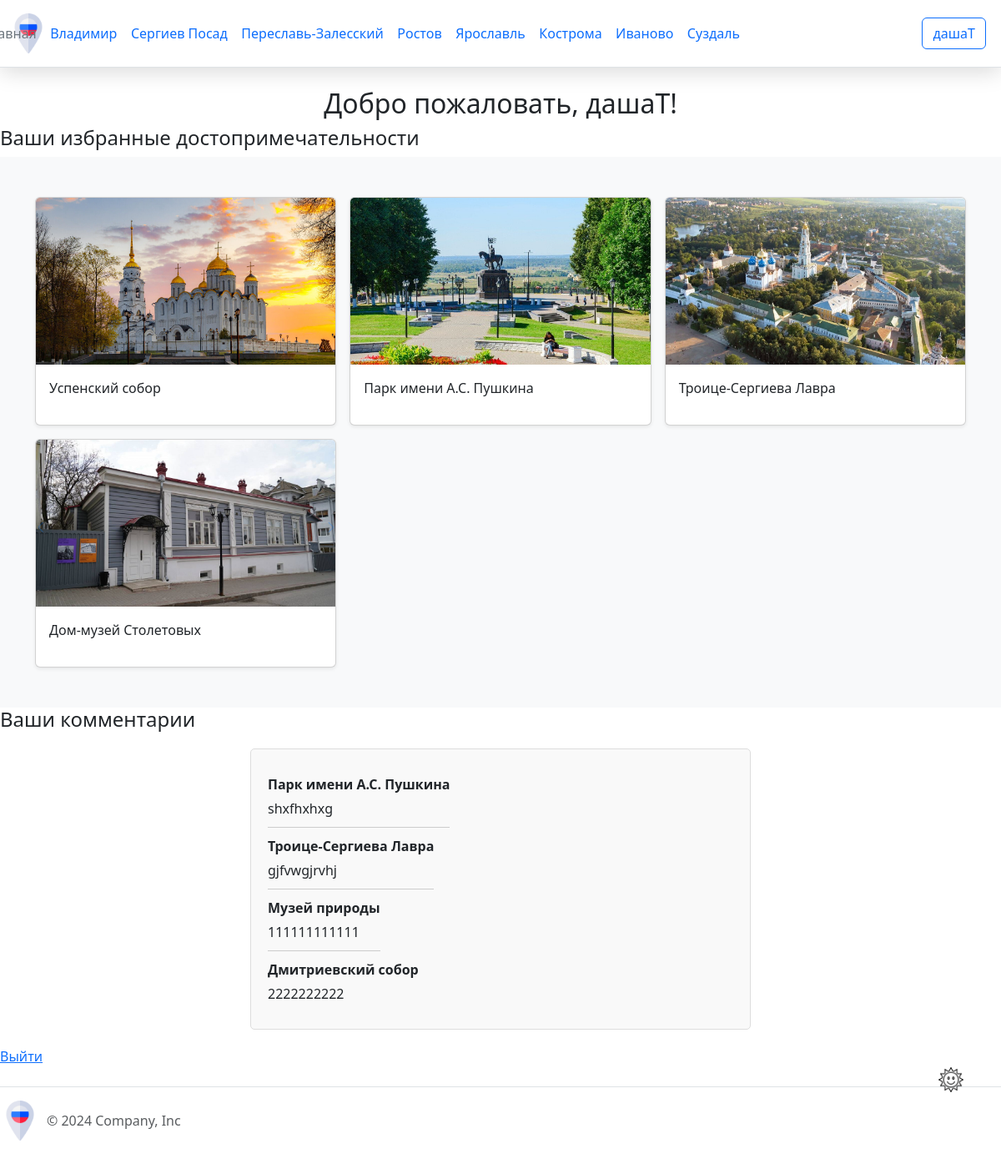
The page /lk (signed in) on the database as committed earlier.
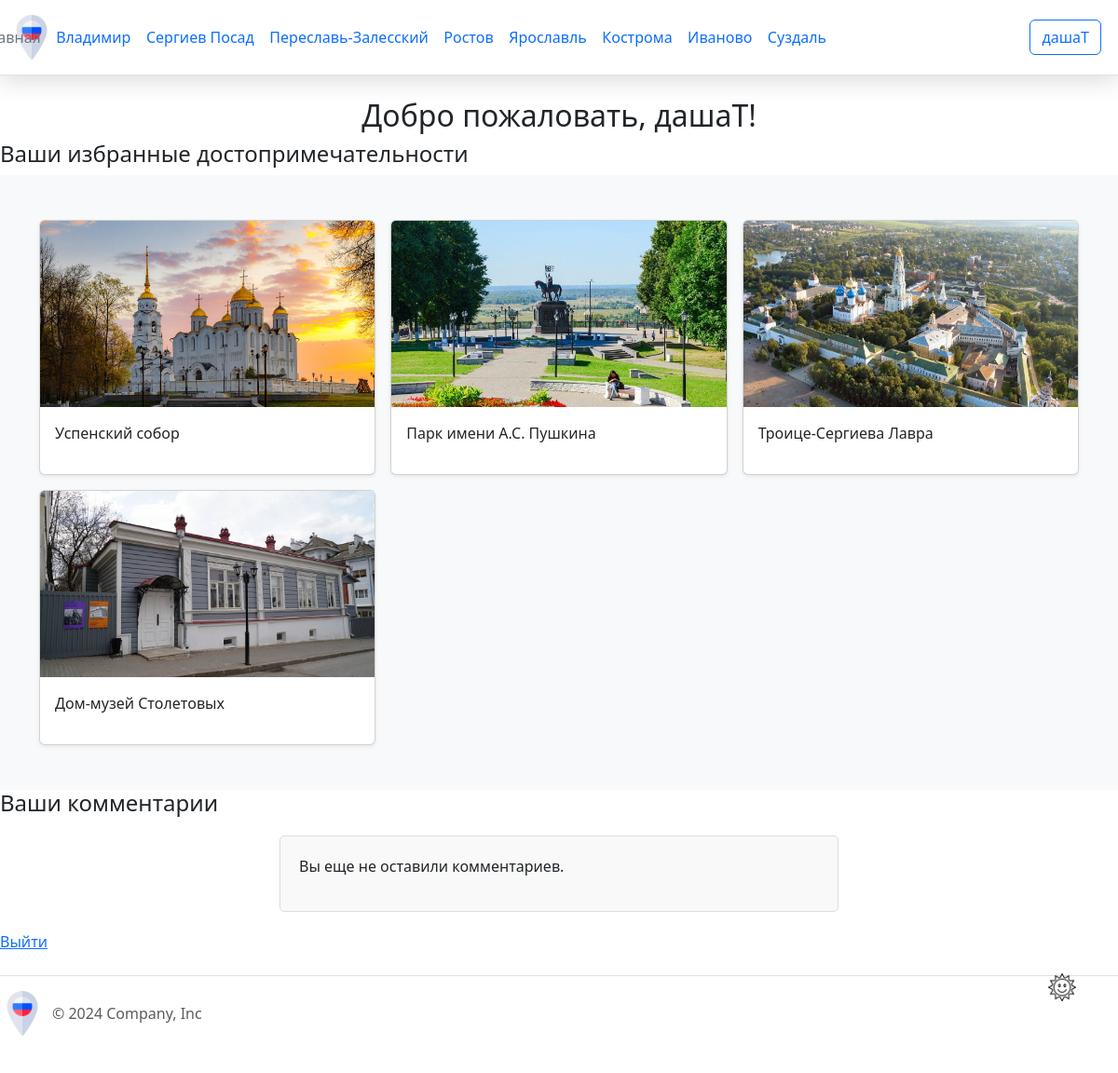
The same page on the database as committed later.
### app.py (models this page shows)
class Attraction(db.Model):
    attraction_id = db.Column(db.Integer, primary_key=True)
    attraction_name = db.Column(db.String(50), nullable=False)
    photo = db.Column(db.LargeBinary, nullable=False)
    description = db.Column(db.Text, nullable=False)
    attraction_type = db.Column(db.String(80), nullable=False)
    city_id = db.Column(db.Integer, db.ForeignKey('city.city_id'), nullable=False)
    latitude = db.Column(db.Float, nullable=True)  # Широта
    longitude = db.Column(db.Float, nullable=True) # Долгота

class Feedback(db.Model):
    feedback_id = db.Column(db.Integer, primary_key=True)
    comment = db.Column(db.String(100), nullable=False)
    user_id = db.Column(db.Integer, db.ForeignKey('user.user_id'), nullable=False)
    attraction_id = db.Column(db.Integer, db.ForeignKey('attraction.attraction_id'), nullable=False)
    created_at = db.Column(db.DateTime, default=datetime.utcnow)

### app.py (the view)
@app.route("/lk")
@login_required
def lk():
    favorites = Favourite.query.filter_by(user_id=current_user.user_id).all()
    favorite_attractions = []
    for favorite in favorites:
        attraction = Attraction.query.get(favorite.attraction_id)
        if attraction:
            favorite_attractions.append(attraction)
    user_comments = Feedback.query.filter_by(user_id=current_user.user_id).all()  # Получаем все комментарии пользователя
    comments_list = []
    for comment in user_comments:
        comments_list.append({
            'attraction_name': get_attraction_name(comment.attraction_id),  # Функция для получения названия достопримечательности
            'text': comment.comment,
        })
    return render_template('lk.html', name=current_user.name, favorites=favorite_attractions, user_comments=comments_list)

### app.py (called while the page is built)
@app.context_processor
def inject_cities():
    cities = City.query.all()
    return dict(cities=cities)

@login_manager.user_loader
def load_user(user_id):
    return User.query.get(int(user_id))

def get_attraction_name(attraction_id):
    attraction = Attraction.query.get(attraction_id)
    return attraction.attraction_name if attraction else "Неизвестно"

### templates/lk.html (shortened to what this page needs)
{% extends 'base.html' %}
{% block content %}
<h2>Добро пожаловать, {{ name }}!</h2>
<h4>Ваши избранные достопримечательности</h4>
<div class="album py-5 bg-body-tertiary">
<div class="container">
 <div class="row row-cols-1 row-cols-sm-2 row-cols-md-3 g-3">
{% for attraction in favorites %}
<div class="col">
    <div class="card shadow-sm">
        <img src="{{ url_for('static', filename='img/' + attraction.photo) }}" class="card-img-top" alt="{{ attraction.attraction_name }}">
        <div class="card-body">
            <p class="card-text">{{ attraction.attraction_name }}</p>
        </div>
    </div>
</div>
{% endfor %}
</div>
</div>
</div>
<h4>Ваши комментарии</h4>
<div class="comments-section">
    {% if user_comments %}
    {% for comment in user_comments %}
    <div class="comment">
      <div class="comment-username">{{ comment.attraction_name }}</div>
      <div class="comment-text">{{ comment.text }} </div>
    </div>
  {% endfor %}
    {% else %}
        <p>Вы еще не оставили комментариев.</p>
    {% endif %}
</div>
<a href="{{ url_for('logout') }}">Выйти</a>
{% endblock %}

Rows that differ between the two databases and show on the page:
removed Feedback: text "shxfhxhxg"
removed Feedback: text "gjfvwgjrvhj"
no longer on this page (row unchanged): Attraction: attraction_name "Музей природы"
removed Feedback: text "111111111111"
no longer on this page (row unchanged): Attraction: attraction_name "Дмитриевский собор"
removed Feedback: text "2222222222"
Other text that changed with them:
text now shown: "Вы еще не оставили комментариев."
list line gone: "Парк имени А.С. Пушкина"
list line gone: "Троице-Сергиева Лавра"
